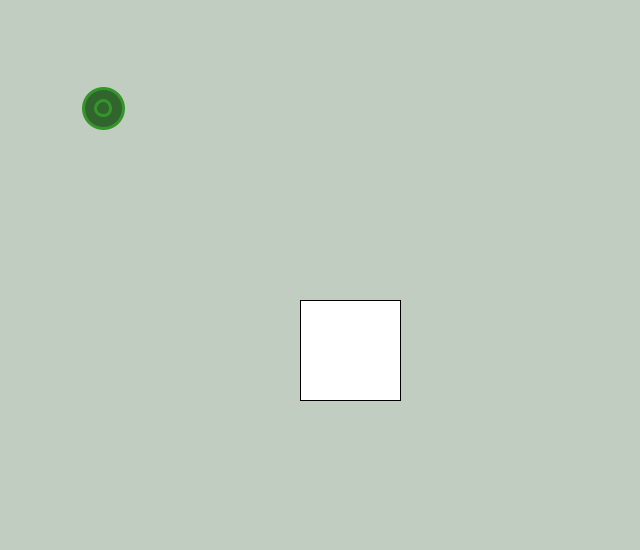
Frame 1 (no input)
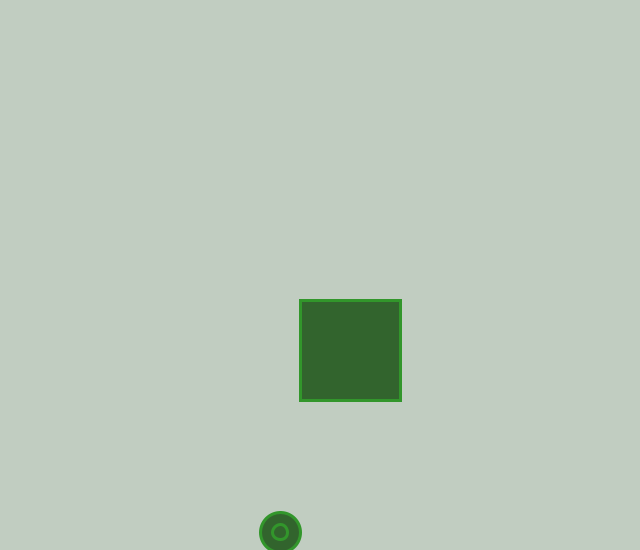
Frame 60 (the mouse pressed at the canvas centre just before this capture)
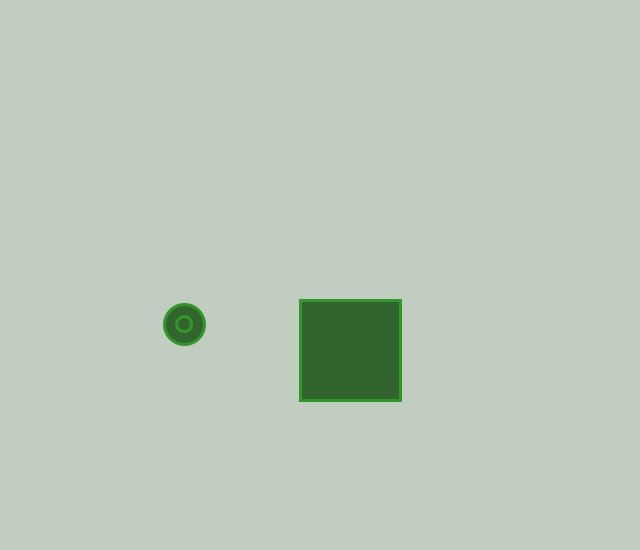
Frame 120 (the mouse held since frame 60 and released just before this capture)

The Processing sketch that drew these frames (run headless with seeded random() and noise(); from frame 60 on, the mouse is pressed at the canvas centre):

// Processing sketch: zrn_homework_of_week6
// ── zrn_homework_of_week6.pde
PVector location;
PVector velocity;
 
void setup() {
  size(640,550);
  location = new PVector(100,100);
  velocity = new PVector(3,8);

}
 
void draw() {
  background(193, 205, 193);
  rect(300,300,100,100);
  location.add(velocity);
  if ((location.x > width) || (location.x < 0)) {
    velocity.x = velocity.x * -1;
  }
  if ((location.y > height) || (location.y < 0)) {
    velocity.y = velocity.y * -1;
  }
  if ((location.x > 278) && (location.x < 422) && (location.y > 278) && (location.y < 422))  {
    velocity.x = velocity.x * -1;
    velocity.y = velocity.y * -1;
  }
 
  stroke(50,150,43);
  strokeWeight(3);
  fill(50,100,45);
  ellipse(location.x,location.y,40,40);
  ellipse(location.x,location.y,15,15);
}
